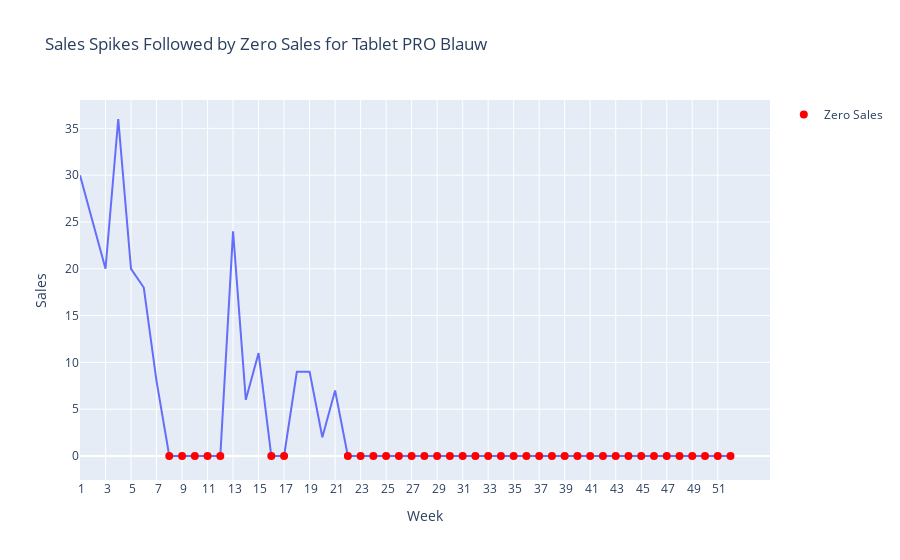

Notebook code for this chart:
### Code cell
import plotly.express as px
df = deplay_week.copy()

# Filter by product
df_filtered = df[df['Product'] == 'Tablet PRO Blauw']

# Create the figure
fig = px.line(df_filtered, x='week', y='Sales', title='Sales Spikes Followed by Zero Sales for Tablet PRO Blauw',
              labels={'week': 'Week', 'Sales': 'Sales'},
              hover_data=['week', 'Sales'])

# Highlight zero sales
fig.add_trace(go.Scatter(x=df_filtered[df_filtered['Sales']==0]['week'], 
                         y=df_filtered[df_filtered['Sales']==0]['Sales'],
                         mode='markers',
                         marker=dict(size=8, color='red'),
                         name='Zero Sales'))

fig.show()

### Figure 1 — Plotly figure (JSON) as saved in the notebook; plotly's stock layout.template omitted (floating-point values rounded to 4 significant figures)
{"data": [{"hovertemplate": "Week=%{x}<br>Sales=%{y}<extra></extra>", "legendgroup": "", "line": {"color": "#636efa", "dash": "solid"}, "marker": {"symbol": "circle"}, "mode": "lines", "name": "", "orientation": "v", "showlegend": false, "type": "scatter", "x": [" 1", " 2", " 3", " 4", " 5", " 6", " 7", " 8", " 9", " 10", " 11", " 12", " 13", " 14", " 15", " 16", " 17", " 18", " 19", " 20", " 21", " 22", " 23", " 24", " 25", " 26", " 27", " 28", " 29", " 30", " 31", " 32", " 33", " 34", " 35", " 36", " 37", " 38", " 39", " 40", " 41", " 42", " 43", " 44", " 45", " 46", " 47", " 48", " 49", " 50", " 51", " 52"], "xaxis": "x", "y": [30, 25, 20, 36, 20, 18, 8, 0, 0, 0, 0, 0, 24, 6, 11, 0, 0, 9, 9, 2, 7, 0, 0, 0, 0, 0, 0, 0, 0, 0, 0, 0, 0, 0, 0, 0, 0, 0, 0, 0, 0, 0, 0, 0, 0, 0, 0, 0, 0, 0, 0, 0], "yaxis": "y"}, {"marker": {"color": "red", "size": 8}, "mode": "markers", "name": "Zero Sales", "type": "scatter", "x": [" 8", " 9", " 10", " 11", " 12", " 16", " 17", " 22", " 23", " 24", " 25", " 26", " 27", " 28", " 29", " 30", " 31", " 32", " 33", " 34", " 35", " 36", " 37", " 38", " 39", " 40", " 41", " 42", " 43", " 44", " 45", " 46", " 47", " 48", " 49", " 50", " 51", " 52"], "y": [0, 0, 0, 0, 0, 0, 0, 0, 0, 0, 0, 0, 0, 0, 0, 0, 0, 0, 0, 0, 0, 0, 0, 0, 0, 0, 0, 0, 0, 0, 0, 0, 0, 0, 0, 0, 0, 0]}], "layout": {"legend": {"tracegroupgap": 0}, "title": {"text": "Sales Spikes Followed by Zero Sales for Tablet PRO Blauw"}, "xaxis": {"anchor": "y", "domain": [0, 1], "title": {"text": "Week"}}, "yaxis": {"anchor": "x", "domain": [0, 1], "title": {"text": "Sales"}}}}
